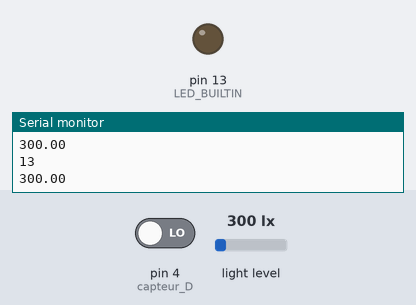
A sketch run on a simulated Arduino Uno, built with avr-gcc and run on an emulated ATmega328P. Shown: output pins drawn as LEDs (lit = HIGH), the last lines printed to the serial monitor. The test bench sets the inputs (shaded band); at power-on: pin 4 (capteur_D) LOW, light level 300 lx. The local clock reads 2024-03-15 10:24:30 at power-on unless the sketch sets it.

Above: at 1.8 s.
1.9 s: pin 4 (capteur_D) driven HIGH
At 2.9 s:
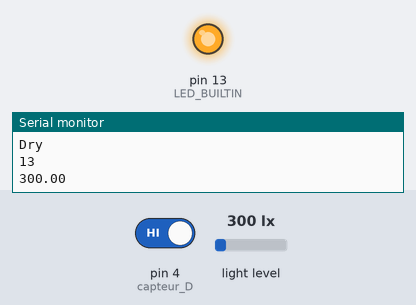
3.5 s: pin 4 (capteur_D) driven LOW
At 4.6 s:
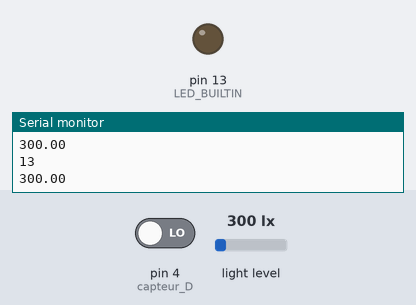
Timing chart, 0 to 6.5 s (numbered marks = the images above; inputs shaded):
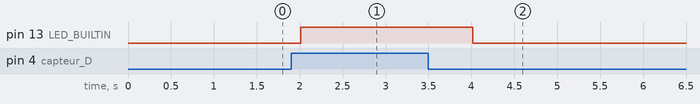

Measured:
- after the input at 1.9 s, pin 13 (LED_BUILTIN): LOW → HIGH after 0.11 s
- after the input at 3.5 s, pin 13 (LED_BUILTIN): HIGH → LOW after 0.52 s

The sketch:

MainV1.ino
```cpp
#include <DS3231.h>
#include <Wire.h>
#include <BH1750.h>

//Constructor Rain Sensor
const int capteur_D = 4;
const int capteur_A = A0;

//RTC
DS3231 rtc(SDA, SCL);

//Light Intensity
BH1750 lightMeter;

void setup() {
  //Rain Sensor
  pinMode(capteur_D, INPUT);
  pinMode(capteur_A, INPUT);

  Serial.begin(9600);

  //Setting Time for RTC
  rtc.begin();
  rtc.setTime(13, 59, 50);

  //Begin detecting light
  Wire.begin();
  lightMeter.begin();

  //LED for Testing
  pinMode(LED_BUILTIN, OUTPUT);
}

void loop() {
  float lux = lightMeter.readLightLevel(); //baca dari lightsensor

  String stringWaktu = rtc.getTimeStr(); //ambil waktu dari rtc
  String convertWaktu = stringWaktu.substring(0,2); //ambil string jam
  int IntJam = convertWaktu.toInt();
  Serial.println(IntJam);
  Serial.println(lux);

  delay (1000); //delay

  if(IntJam > 6 && IntJam < 19 ){ //Ketika siang buka
        if(lux < 15000 && digitalRead(capteur_D) == HIGH){ //ketika gelap && gk hujan = buka
            Serial.println("Dry");
            digitalWrite(LED_BUILTIN, HIGH);
        }
        else{
            digitalWrite(LED_BUILTIN, LOW);
        }
    }
     else{ //else tutup
        digitalWrite(LED_BUILTIN, LOW);
    }
}
```
